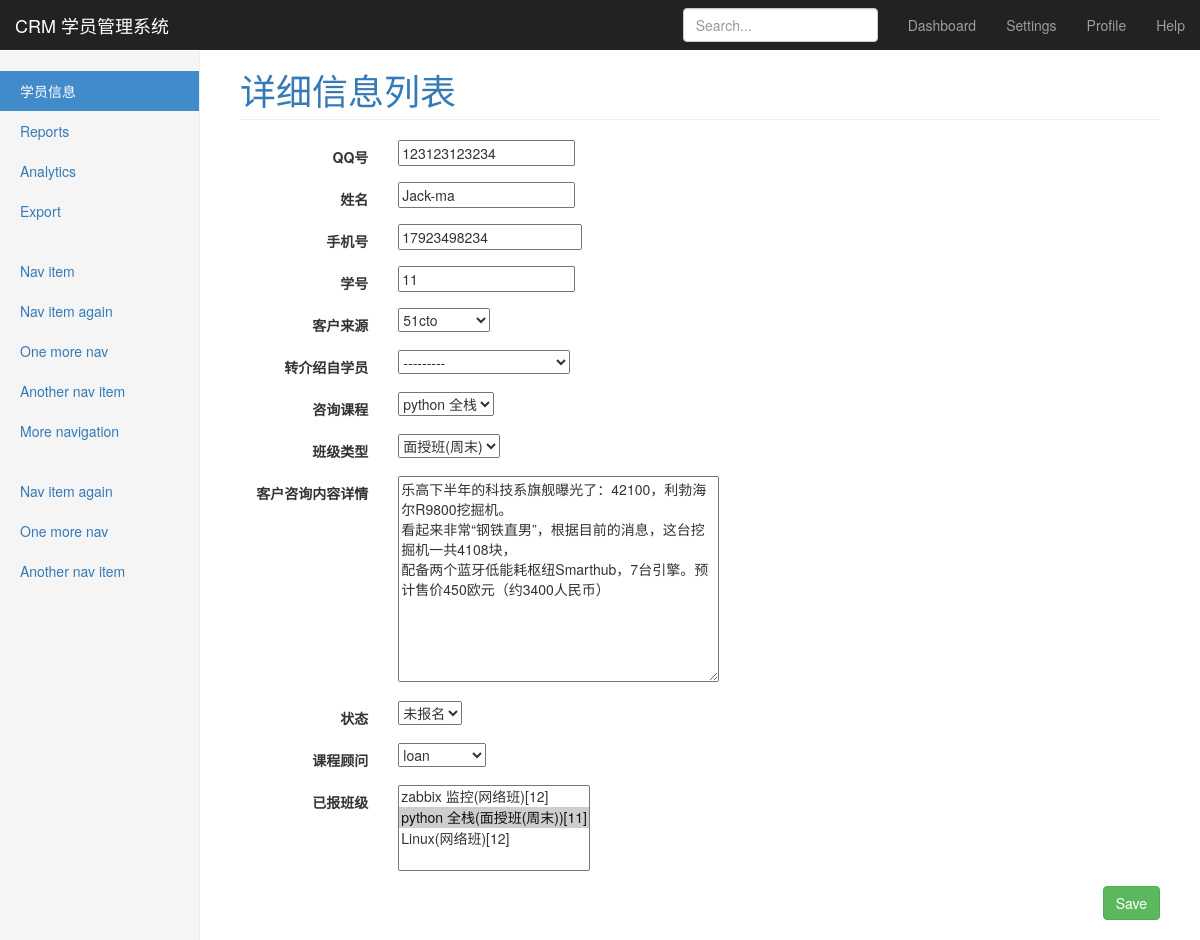
Page /crm/customers/4/ on the earlier database version.
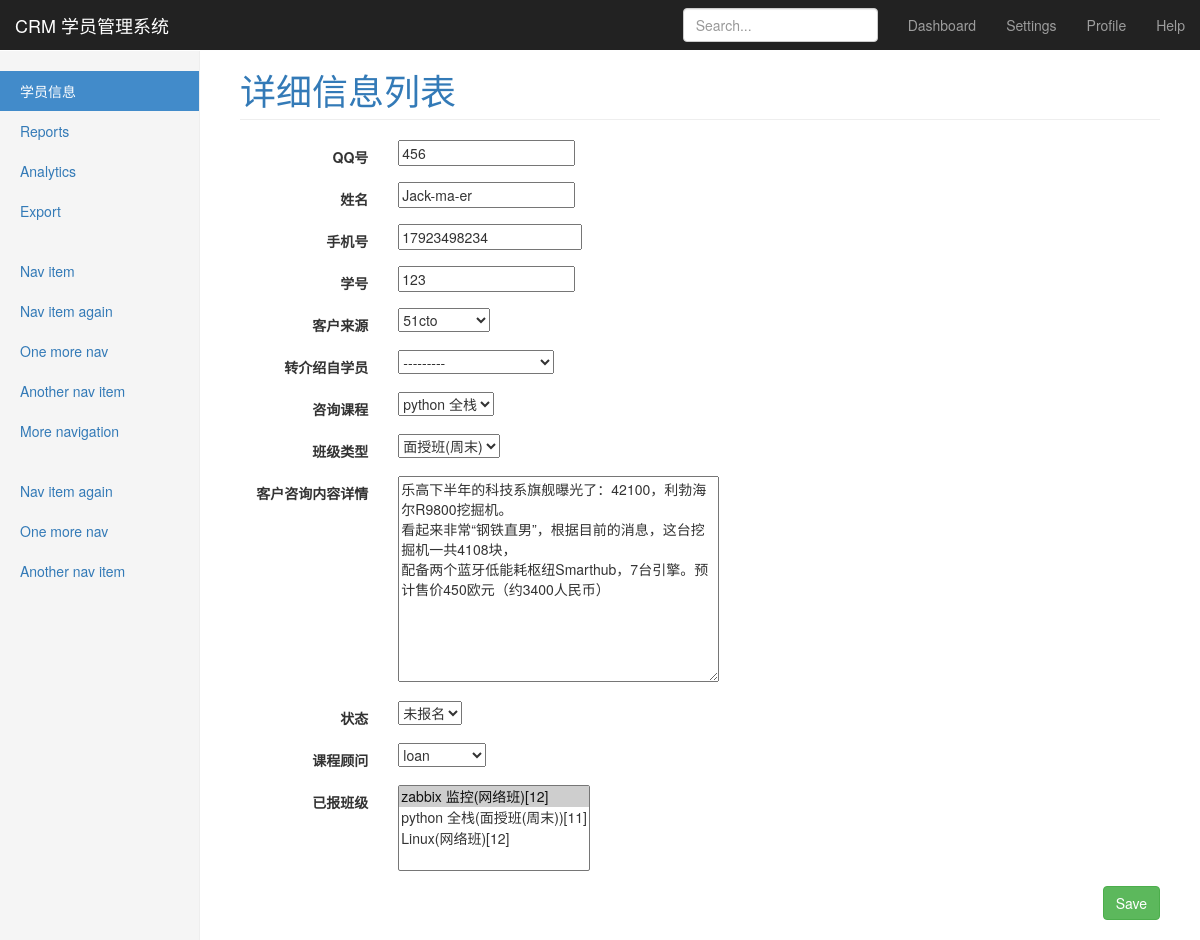
Same page on the later database version.
### CRM/models.py (models this page shows)
class Customer(models.Model):
    qq = models.CharField(u"QQ号",max_length=64,unique=True,blank=True)
    name = models.CharField(u"姓名",max_length=32,blank=True,null=True)
    phone = models.BigIntegerField(u'手机号',blank=True,null=True)
    stu_id = models.CharField(u"学号",blank=True,null=True,max_length=64)
    source_type = (('qq',u"qq群"),
                   ('referral',u"内部转介绍"),
                   ('51cto',u"51cto"),
                   ('agent',u"招生代理"),
                   ('others',u"其它"),
                   )
    source = models.CharField(u'客户来源',max_length=64, choices=source_type,default='qq')
    referral_from = models.ForeignKey('self',verbose_name=u"转介绍自学员",help_text=u"若此客户是转介绍自内部学员,请在此处选择内部学员姓名",blank=True,null=True,related_name="internal_referral",on_delete=models.CASCADE)
    course = models.ForeignKey(Course,verbose_name=u"咨询课程",on_delete=models.CASCADE)
    class_type = models.CharField(u"班级类型",max_length=64,choices=class_type_choices)
    customer_note = models.TextField(u"客户咨询内容详情",help_text=u"客户咨询的大概情况,客户个人信息备注等...")
    status_choices = (('signed',u"已报名"),
                      ('unregistered',u"未报名"),
                      ('graduated',u"已毕业"),
                      )
    status = models.CharField(u"状态",choices=status_choices,max_length=64,default=u"unregistered",help_text=u"选择客户此时的状态")
    consultant = models.ForeignKey(UserProfile,verbose_name=u"课程顾问",on_delete=models.CASCADE)
    date = models.DateField(u"咨询日期",auto_now_add=True)
    class_list = models.ManyToManyField('ClassList',verbose_name=u"已报班级",blank=True)
    class Meta:
        verbose_name_plural = u'学员信息'
    def __str__(self):
        return "%s,%s" %(self.qq,self.name )

### CRM/views.py (the view)
# urls.py: re_path('/customers/(\d+)/$', views.customer_detail,name="customer_detail"),
def customer_detail(request,customer_id):
    customer_obj = models.Customer.objects.get(id=customer_id)
    if request.method == "POST":
        form = forms.CustomerModelForm(request.POST,instance=customer_obj)
        if form.is_valid():
            form.save()
            print('url:',request.path)
            base_url = "/".join(request.path.split("/")[:-2])
            print('url:',base_url)
            return redirect(base_url)
    else:
        form = forms.CustomerModelForm(instance=customer_obj)
    return render(request,'crm/customer_detail.html',{"customer_from":form})

### CRM/forms.py
class CustomerModelForm(ModelForm):
    class Meta:
        model = models.Customer
        exclude = ()
    def __init__(self,*args,**kwargs):
        super(CustomerModelForm,self).__init__(*args,**kwargs)
        for field_name in self.base_fields:
            field =self.base_fields[field_name]
            field.widget.attrs.update({'class':'form-control'})

### CRM/models.py (called while the page is built)
    def __str__(self):
        return self.name

    def __str__(self):
        return self.name

    def __str__(self):
        return "%s(%s)[%s]" %(self.course.name,self.get_course_type_display(),self.semester)

### templates/crm/customer_detail.html (shortened to what this page needs)
{% extends 'bootstrap/base.html' %}
{% load custom_tags %}
{% block page-header %}
    <a>详细信息列表</a>
{% endblock %}
{% block page-content %}
    <form  class="form-horizontal" method="post" >{% csrf_token %}
       {% for field in customer_from %}
            <div class="form-group">
                <label  class="col-sm-2 control-label">{{ field.label }}</label>
                <div class="col-sm-10">
                    {{ field }} {{ field.e }}
                </div>
             </div>
       {% endfor %}
        <div class="col-sm-13">
            <input type="submit" class="btn btn-success pull-right" value="Save">
        </div>
    </form>
{% endblock %}

Differences in the rows shown:
changed Customer "51cto": qq "123123123234" → "456"; name "Jack-ma" → "Jack-ma-er"; stu_id "11" → "123"
Other differences:
form field class_list: "zabbix 监控(网络班)[12] / python 全栈(面授班(周末))[11] ☑ / Linux(网络班)[12]" → "zabbix 监控(网络班)[12] ☑ / python 全栈(面授班(周末))[11] / Linux(网络班)[12]"
